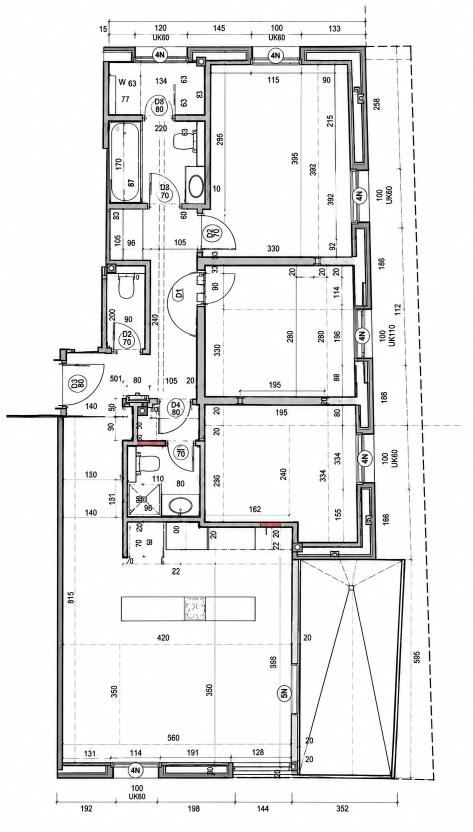
#> input picture s2rv8/samples/sample_plan.png, 945 x 1664 px (shown at 1/2 size)
$ python trace.py samples/sample_plan.png samples/sample_plan.png
#> lines starting #> are read from the running program, lines starting #| are printed output that depends on the picture; after the words box and inside, x2 and y2 are one past the last pixel; in counts of white or black regions, pixels touching at a corner belong together
"""S2Rv8 tracing prototype: find wall bands in a raster floor plan.

Walls in these drawings are thick dark bands (black outline + grey poche).
Dimension lines, text, furniture and door swings are thin. Removing
everything thinner than a wall leaves the walls.

Runs on numpy + pillow only. OpenCV is deliberately NOT used: the Windows
Python that pyRevit will shell out to has numpy and pillow but no cv2, and
installing it there is not always possible. The morphology, connected
component labelling and overlay drawing below replace the cv2 calls that
this file used to make.
"""
import sys

import numpy as np
from PIL import Image


def load_gray(path):
    """Greyscale, with transparency flattened onto WHITE.

    The sample plan is RGBA. Left to itself a converter reads a fully
    transparent pixel as black, which the wall threshold below then counts as
    poche. Paper is white, so composite onto white first and the empty areas
    stay empty.
    """
    img = Image.open(path)
    if img.mode in ("RGBA", "LA") or "transparency" in img.info:
        img = img.convert("RGBA")
        paper = Image.new("RGBA", img.size, (255, 255, 255, 255))
        img = Image.alpha_composite(paper, img)
    gray = np.asarray(img.convert("L"))
    if gray.size == 0:
        raise IOError("cannot read image: {}".format(path))
    return gray


def _slide_1d(arr, k, axis, pad_value, reduce_max):
    """Sliding min/max of width k along axis, anchored like cv2 (k // 2)."""
    if k <= 1:
        return arr
    anchor = k // 2
    pad = [(0, 0), (0, 0)]
    pad[axis] = (anchor, k - 1 - anchor)
    padded = np.pad(arr, pad, mode="constant", constant_values=pad_value)
    windows = np.lib.stride_tricks.sliding_window_view(padded, k, axis=axis)
    return windows.max(axis=-1) if reduce_max else windows.min(axis=-1)


def _erode(mask, kw, kh):
    # cv2 erodes with the border held at the max value, so edges do not eat in.
    out = _slide_1d(mask, kw, 1, 255, False)
    return _slide_1d(out, kh, 0, 255, False)


def _dilate(mask, kw, kh):
    out = _slide_1d(mask, kw, 1, 0, True)
    return _slide_1d(out, kh, 0, 0, True)


def morph_open(mask, kw, kh):
    """Erode then dilate with a kw x kh rectangle (a separable opening)."""
    return _dilate(_erode(mask, kw, kh), kw, kh)


def wall_mask(gray, dark_threshold=215, min_wall_px=7):
    """Dark pixels that survive an opening wider than any thin line."""
    dark = (gray < dark_threshold).astype(np.uint8) * 255
    return morph_open(dark, min_wall_px, min_wall_px)


def connected_components(mask):
    """4-connected components of a binary mask -> list of (x, y, w, h, area).

    Row runs are unioned with the overlapping runs of the row above, which is
    the standard run-length labelling cv2 uses internally. Only foreground
    runs are visited, so this stays fast on the sparse band images here.
    """
    h, w = mask.shape
    solid = mask > 0
    parent = [0]

    def find(a):
        while parent[a] != a:
            parent[a] = parent[parent[a]]
            a = parent[a]
        return a

    def union(a, b):
        ra, rb = find(a), find(b)
        if ra != rb:
            parent[max(ra, rb)] = min(ra, rb)

    prev_runs = []
    runs = []  # (label, row, start, end_exclusive)
    for y in range(h):
        row = solid[y]
        if not row.any():
            prev_runs = []
            continue
        # run boundaries on this row
        edges = np.flatnonzero(np.diff(np.concatenate(([0], row.view(np.uint8), [0]))))
        starts, ends = edges[0::2], edges[1::2]
        cur_runs = []
        for s, e in zip(starts, ends):
            label = 0
            for pl, _py, ps, pe in prev_runs:
                if ps < e and s < pe:  # column overlap => 4-connected
                    if label == 0:
                        label = pl
                    else:
                        union(label, pl)
            if label == 0:
                label = len(parent)
                parent.append(label)
            cur_runs.append((label, y, s, e))
        runs.extend(cur_runs)
        prev_runs = cur_runs

    stats = {}
    for label, y, s, e in runs:
        root = find(label)
        box = stats.get(root)
        if box is None:
            stats[root] = [s, y, e, y + 1, e - s]
        else:
            box[0] = min(box[0], s)
            box[1] = min(box[1], y)
            box[2] = max(box[2], e)
            box[3] = max(box[3], y + 1)
            box[4] += e - s
    return [(x0, y0, x1 - x0, y1 - y0, area)
            for x0, y0, x1, y1, area in stats.values()]


def axis_segments(mask, min_len_px=20):
    """Split the wall mask into horizontal and vertical bands.

    Opening with a long thin kernel keeps only pixels that belong to a run
    at least min_len_px long in that direction. Each connected band then
    becomes one segment: centerline along its long axis, thickness from its
    short axis.
    """
    segments = []
    for axis in ("h", "v"):
        kw, kh = (min_len_px, 1) if axis == "h" else (1, min_len_px)
        band = morph_open(mask, kw, kh)
        for x, y, w, h, area in connected_components(band):
            length, thick = (w, h) if axis == "h" else (h, w)
            if length < min_len_px or thick < 3:
                continue
            # a band thicker than it is long is a blob, not a wall
            if thick > length:
                continue
            if axis == "h":
                cy = y + h / 2.0
                segments.append(("h", x, cy, x + w, cy, h))
            else:
                cx = x + w / 2.0
                segments.append(("v", cx, y, cx, y + h, w))
    return segments


def _band(seg):
    """(axis, lo_along, hi_along, lo_perp, hi_perp) for a segment."""
    axis, x1, y1, x2, y2, t = seg
    if axis == "h":
        return axis, min(x1, x2), max(x1, x2), y1 - t / 2.0, y1 + t / 2.0
    return axis, min(y1, y2), max(y1, y2), x1 - t / 2.0, x1 + t / 2.0


def _seg(axis, a0, a1, p0, p1):
    c = (p0 + p1) / 2.0
    t = p1 - p0
    if axis == "h":
        return ("h", a0, c, a1, c, t)
    return ("v", c, a0, c, a1, t)


def merge_sandwich(segments, max_cavity_px=24, min_overlap=0.6):
    """Merge parallel bands separated by a thin cavity into one wall.

    Exterior walls here are two poche layers with a white gap between.
    Two same-axis bands merge when the gap between their faces is at most
    max_cavity_px and they overlap along their length by at least
    min_overlap of the shorter one.
    """
    bands = [_band(s) for s in segments]
    merged = True
    while merged:
        merged = False
        for i in range(len(bands)):
            for j in range(i + 1, len(bands)):
                ai, a0, a1, p0, p1 = bands[i]
                aj, b0, b1, q0, q1 = bands[j]
                if ai != aj:
                    continue
                gap = max(q0 - p1, p0 - q1)
                if gap < 0 or gap > max_cavity_px:
                    continue
                overlap = min(a1, b1) - max(a0, b0)
                shorter = min(a1 - a0, b1 - b0)
                if shorter <= 0 or overlap < min_overlap * shorter:
                    continue
                bands[i] = (ai, min(a0, b0), max(a1, b1), min(p0, q0), max(p1, q1))
                del bands[j]
                merged = True
                break
            if merged:
                break
    return [_seg(*b) for b in bands]


def draw_segments(gray, segments):
    """Fade the drawing and paint each band as its measured rectangle.

    The band is drawn at its true extent, with a one pixel outline. The old
    cv2.line call drew round caps, which overshot each end by half the
    thickness and made every wall read as longer and fatter than it is.
    """
    overlay = np.stack([gray] * 3, axis=-1).astype(np.float32)
    overlay = (overlay * 0.45 + 140).clip(0, 255).astype(np.uint8)
    h, w = gray.shape
    colors = {"h": (220, 40, 40), "v": (20, 90, 200)}  # RGB: red / blue
    for axis, x1, y1, x2, y2, thick in segments:
        half = max(thick / 2.0, 0.5)
        if axis == "h":
            c0, c1 = int(round(x1)), int(round(x2))
            r0, r1 = int(round(y1 - half)), int(round(y1 + half))
        else:
            c0, c1 = int(round(x1 - half)), int(round(x1 + half))
            r0, r1 = int(round(y1)), int(round(y2))
        r0, r1 = max(r0, 0), min(max(r1, r0 + 1), h)
        c0, c1 = max(c0, 0), min(max(c1, c0 + 1), w)
        overlay[r0:r1, c0:c1] = colors[axis]
        overlay[r0:r1, c0:min(c0 + 1, w)] = (0, 0, 0)
        overlay[r0:r1, max(c1 - 1, c0):c1] = (0, 0, 0)
        overlay[r0:min(r0 + 1, h), c0:c1] = (0, 0, 0)
        overlay[max(r1 - 1, r0):r1, c0:c1] = (0, 0, 0)
    return overlay


def main(path, out_prefix):
    gray = load_gray(path)
#> in load_gray, img is the input picture: PIL image 945x1664 RGBA; mean R, G, B, A 235.6, 235.6, 235.6, 255
#> in load_gray, `paper = Image.new("RGBA", img.size, (255, 255, 255, 255))`: paper: PIL image 945x1664 RGBA; every value is 255
    mask = wall_mask(gray)
#> in wall_mask, `dark = (gray < dark_threshold).astype(np.uint8) * 255`:
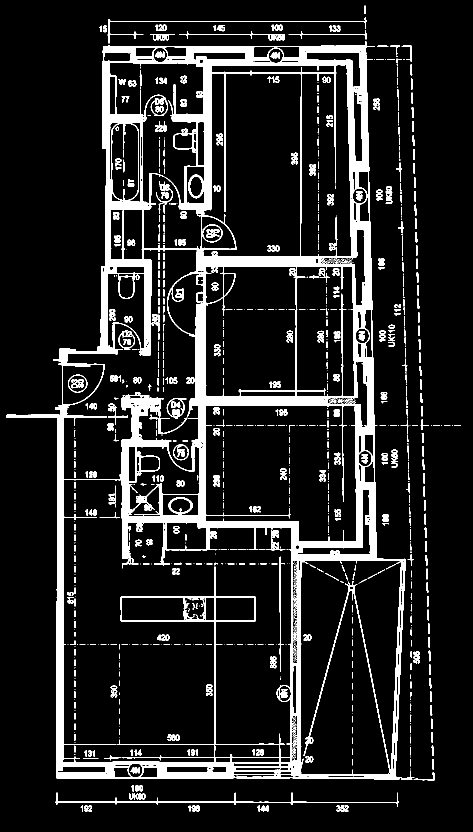
#> dark: shape (1664, 945) (shown at 1/2 size); 11.9% white; 1020 white regions (512 under 20 px), largest, box (x1, y1, x2, y2) and area: (12, 82, 829, 1560) 147553, (111, 1585, 798, 1614) 1513, (215, 35, 734, 87) 1312
#> in _slide_1d, `padded = np.pad(arr, pad, mode="constant", constant_values=pad_value)`: padded: shape (1664, 951); 12.4% white; 1022 white regions (512 under 20 px), largest, box (x1, y1, x2, y2) and area: (15, 82, 832, 1560) 147553, (0, 0, 3, 1664) 4992, (948, 0, 951, 1664) 4992
#> in _slide_1d, `return windows.max(axis=-1) if reduce_max else windows.min(axis=-1)`: returned value: shape (1664, 945); 6% white; 737 white regions (646 under 20 px), largest, box (x1, y1, x2, y2) and area: (205, 91, 746, 553) 23941, (15, 815, 796, 1559) 16801, (243, 847, 809, 1122) 15346
#> call 2 of _slide_1d, with k = 7, axis = 0, pad_value = 255, reduce_max = False
#> in _slide_1d (call 2), `padded = np.pad(arr, pad, mode="constant", constant_values=pad_value)`: padded: shape (1670, 945); 6.3% white; 739 white regions (646 under 20 px), largest, box (x1, y1, x2, y2) and area: (205, 94, 746, 556) 23941, (15, 818, 796, 1562) 16801, (243, 850, 809, 1125) 15346
#> in _slide_1d (call 2), `return windows.max(axis=-1) if reduce_max else windows.min(axis=-1)`:
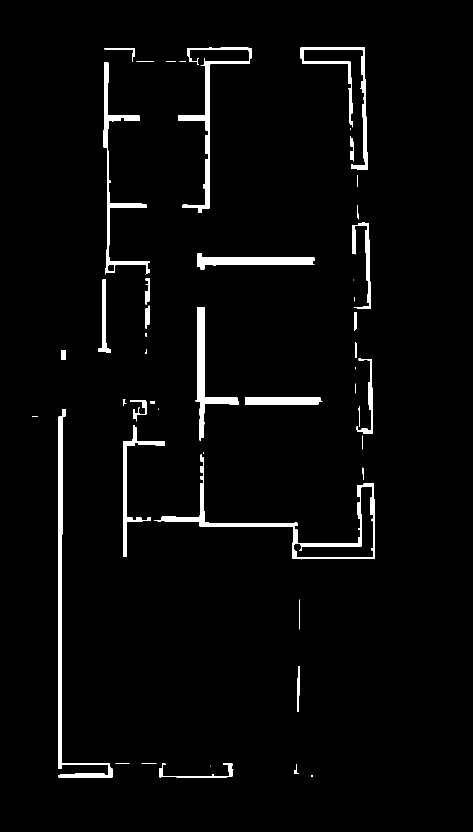
#> returned value: shape (1664, 945) (shown at 1/2 size); 3% white; 49 white regions (11 under 20 px), largest, box (x1, y1, x2, y2) and area: (116, 818, 226, 1555) 6782, (308, 909, 750, 1119) 6289, (356, 95, 504, 425) 4835
#> in _slide_1d (call 3), `padded = np.pad(arr, pad, mode="constant", constant_values=pad_value)`: padded: shape (1664, 951); 2.9% white; 49 white regions (11 under 20 px), largest, box (x1, y1, x2, y2) and area: (119, 818, 229, 1555) 6782, (311, 909, 753, 1119) 6289, (359, 95, 507, 425) 4835
#> in _slide_1d (call 3), `return windows.max(axis=-1) if reduce_max else windows.min(axis=-1)`: returned value: shape (1664, 945); 4.6% white; 48 white regions (6 under 20 px), largest, box (x1, y1, x2, y2) and area: (113, 818, 229, 1555) 11276, (305, 909, 753, 1119) 9223, (204, 125, 303, 549) 7387
#> call 4 of _slide_1d, with k = 7, axis = 0, pad_value = 0, reduce_max = True
#> in _slide_1d (call 4), `padded = np.pad(arr, pad, mode="constant", constant_values=pad_value)`: padded: shape (1670, 945); 4.6% white; 48 white regions (6 under 20 px), largest, box (x1, y1, x2, y2) and area: (113, 821, 229, 1558) 11276, (305, 912, 753, 1122) 9223, (204, 128, 303, 552) 7387
#> in _slide_1d (call 4), `return windows.max(axis=-1) if reduce_max else windows.min(axis=-1)`:
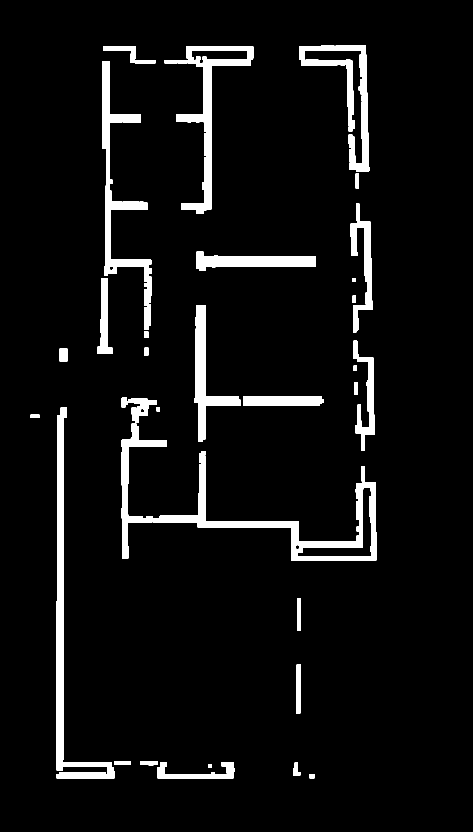
#> returned value: shape (1664, 945) (shown at 1/2 size); 5.9% white; 38 white regions, largest, box (x1, y1, x2, y2) and area: (243, 847, 753, 1122) 18363, (113, 815, 229, 1558) 12626, (204, 122, 303, 660) 10381
    Image.fromarray(mask).save(out_prefix + "_mask.png")

    segments = axis_segments(mask)
#> the loop in axis_segments, `for axis in ("h", "v"):` made 2 passes
#> pass 1, in _erode (call 2), `out = _slide_1d(mask, kw, 1, 255, False)`:
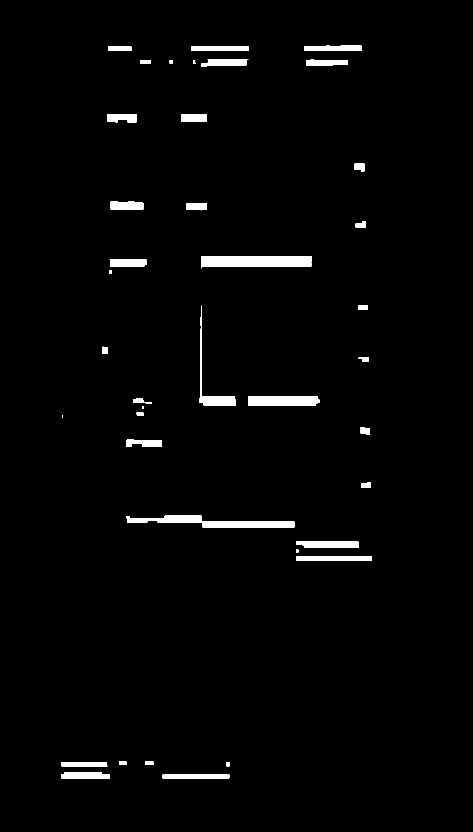
#> out: shape (1664, 945) (shown at 1/2 size); 2% white; 40 white regions (2 under 20 px), largest, box (x1, y1, x2, y2) and area: (402, 512, 623, 537) 4641, (253, 1030, 589, 1056) 4092, (497, 792, 639, 812) 2768
#> pass 1, in _dilate (call 2), `out = _slide_1d(mask, kw, 1, 0, True)`:
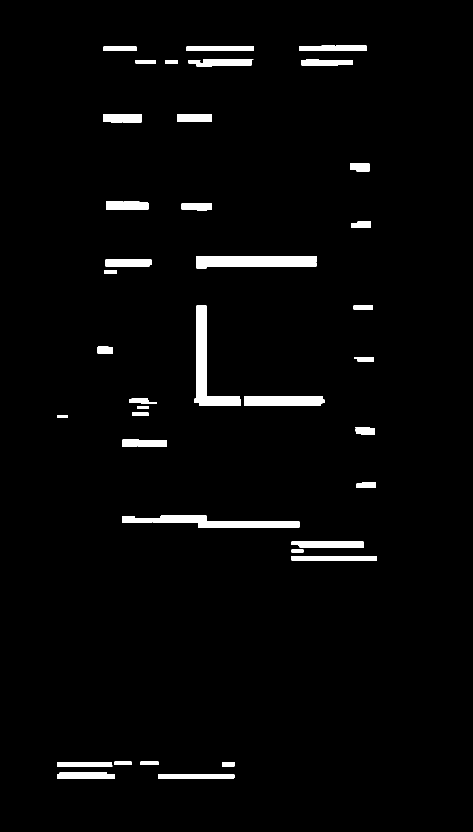
#> out: shape (1664, 945) (shown at 1/2 size); 2.8% white; 39 white regions, largest, box (x1, y1, x2, y2) and area: (389, 611, 482, 812) 5484, (393, 512, 633, 537) 5116, (244, 1030, 599, 1056) 4776
#> after the loop in axis_segments, `for axis in ("h", "v"):`: segments = 79 items, first 6: ('h', 599, 96.5, 733, 96.5, 11), ('h', 373, 97, 508, 97, 10), ('h', 207, 97.5, 273, 97.5, 9), ('h', 377, 126.5, 507, 126.5, 15), ('h', 603, 125, 706, 125, 12), ('h', 271, 123.5, 312, 123.5, 7)
    before = len(segments)
#> before = 79
    segments = merge_sandwich(segments)
#> in merge_sandwich, `bands = [_band(s) for s in segments]`: bands = 79 items, first 6: ('h', 599, 733, 91, 102), ('h', 373, 508, 92, 102), ('h', 207, 273, 93, 102), ('h', 377, 507, 119, 134), ('h', 603, 706, 119, 131), ('h', 271, 312, 120, 127)
#> after the loop in merge_sandwich, `while merged:`: bands = 62 items, first 6: ('h', 599, 733, 91, 131), ('h', 373, 508, 92, 134), ('h', 207, 273, 93, 102), ('h', 271, 312, 120, 127), ('h', 330, 356, 120, 127), ('h', 206, 283, 228, 245)
#> segments = 62 items, first 6: ('h', 599, 111, 733, 111, 40), ('h', 373, 113, 508, 113, 42), ('h', 207, 97.5, 273, 97.5, 9), ('h', 271, 123.5, 312, 123.5, 7), ('h', 330, 123.5, 356, 123.5, 7), ('h', 206, 236.5, 283, 236.5, 17)
    print("sandwich merge: {} -> {} segments".format(before, len(segments)))
#| sandwich merge: 79 -> 62 segments

    Image.fromarray(draw_segments(gray, segments)).save(out_prefix + "_segments.png")
#> in draw_segments, `overlay = (overlay * 0.45 + 140).clip(0, 255).astype(np.uint8)`:
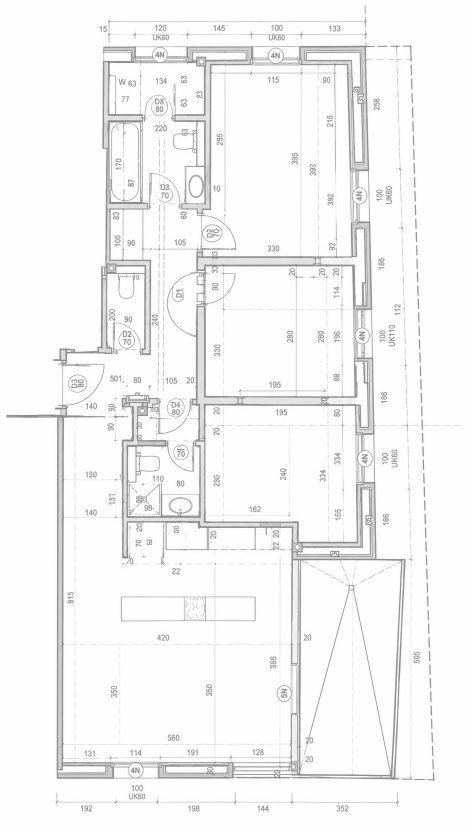
#> overlay: shape (1664, 945, 3) (shown at 1/2 size); min 140, max 254, mean 245.5
#> the loop in draw_segments, `for axis, x1, y1, x2, y2, thick in segments:` made 62 passes
#> (axis, x1, y1, x2, y2, thick, half, c0) on passes 1 to 12: ('h', 599, 111, 733, 111, 40, 20, 599), ('h', 373, 113, 508, 113, 42, 21, 373), ('h', 207, 97.5, 273, 97.5, 9, 4.5, 207), ('h', 271, 123.5, 312, 123.5, 7, 3.5, 271), ('h', 330, 123.5, 356, 123.5, 7, 3.5, 330), ('h', 206, 236.5, 283, 236.5, 17, 8.5, 206), ('h', 354, 236, 424, 236, 16, 8, 354), ('h', 700, 335, 740, 335, 16, 8, 700), ('h', 212, 411, 297, 411, 16, 8, 212), ('h', 363, 414, 424, 414, 14, 7, 363), ('h', 702, 449, 742, 449, 12, 6, 702), ('h', 393, 524.5, 633, 524.5, 25, 12.5, 393)
#> (half, c0, c1, r0, r1) on passes 61 to 62: (7.5, 453, 468, 1525, 1559), (3.5, 589, 596, 1526, 1552)
#> after the loop in draw_segments, `for axis, x1, y1, x2, y2, thick in segments:`:
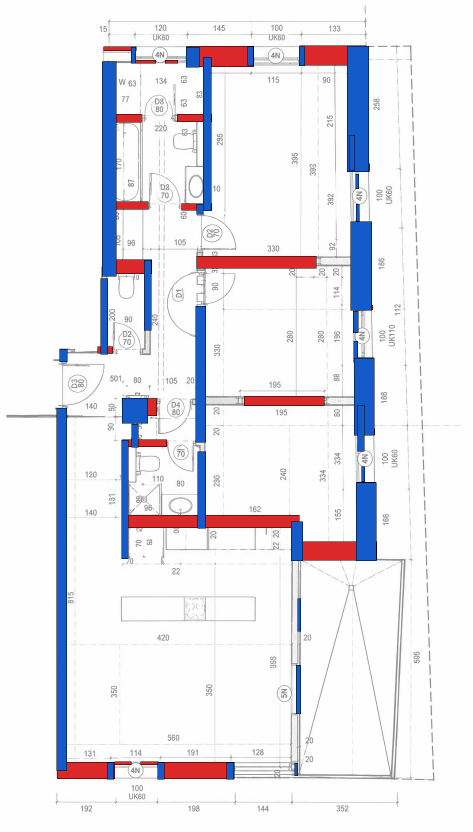
#> overlay: shape (1664, 945, 3) (shown at 1/2 size); 8.79% of pixels changed, all inside (x1, y1, x2, y2) = (113, 91, 754, 1559); drawn as R, G, B

    thick = sorted(s[5] for s in segments)
#> thick = 62 values from 6 to 52
    print("segments: {}  (h={}, v={})".format(
        len(segments),
        sum(1 for s in segments if s[0] == "h"),
        sum(1 for s in segments if s[0] == "v")))
#| segments: 62  (h=28, v=34)
    if thick:
        print("thickness px: min={} median={} max={}".format(
            thick[0], thick[len(thick) // 2], thick[-1]))
#| thickness px: min=6.0 median=15.0 max=52.0


if __name__ == "__main__":
    main(sys.argv[1], sys.argv[2])
